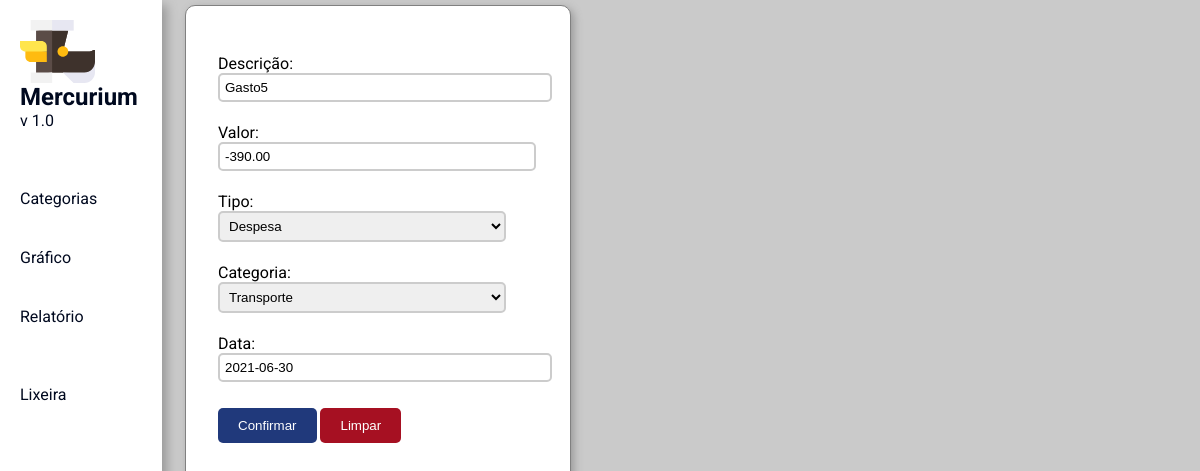
Before: /update/16 with the older database file.
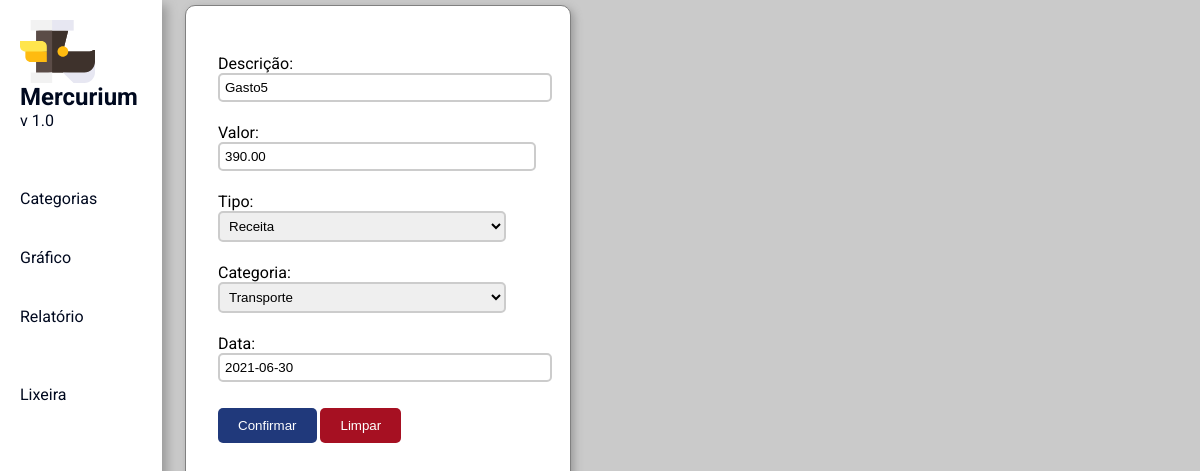
After: the same page with the newer database file.
### app_mercurium/models.py (models this page shows, shortened)
class Item(models.Model):
    description = models.CharField('Descrição', max_length=100)
    value = models.DecimalField('Valor', max_digits=8, decimal_places=2)
    original_value = models.DecimalField('Valor original', max_digits=8, decimal_places=2, blank=True)
    CHOICE_TYPE = (
        ('Receita', 'Receita'),
        ('Despesa', 'Despesa')
    )
    type_item = models.CharField('Tipo', max_length=50, choices=CHOICE_TYPE)
    cat = models.ForeignKey(Category, on_delete=models.CASCADE, verbose_name="Categoria")
    date = models.DateField('Data')
    status_payment = models.BooleanField('Pago', default=True)
    date_payment = models.DateField('Data Vencimento', blank=True)
    fees = models.DecimalField('Juros', max_digits=5, decimal_places=1, blank=True)
    status = models.BooleanField(default=True) #

### app_mercurium/views.py (the view)
# urls.py: path('update/<int:id>', update),
def update(request, id):
    item = get_object_or_404(Item, pk=id)
    form = ItemFormEdit(instance=item)
    if(request.method == 'POST'):
        form = ItemFormEdit(request.POST, instance=item)
        if (form.is_valid()):
            item = form.save(commit=False)
            item.original_value = item.value
            if item.type_item == 'Receita' and item.value < 0:      # Mudar para um funcão
                item.value = item.value * (-1)
            elif item.type_item == 'Despesa' and item.value > 0:
                item.value = item.value * (-1)
            item.save()
            message_sucess(request, 'edit', item.description)
            return redirect('/')
        else:
            return render(request, 'update.html', {'form': form, 'item': item})
    else:
        return render(request, 'update.html', {'form': form, 'item': item})

### app_mercurium/forms.py
class ItemFormEdit(forms.ModelForm):
    class Meta:
        model = Item
        exclude = ['status','status_payment','date_payment','fees','original_value']
        widgets = {
            'date': forms.DateInput(attrs={'class': 'date_input'})
        }

### app_mercurium/models.py (called while the page is built)
    def __str__(self):
        return self.name

### app_mercurium/templates/update.html (shortened to what this page needs)
{% load static %}
<!DOCTYPE html>
<html lang="pt-br">
<head>
    <link rel="stylesheet" type="text/css" href="{% static 'css/style.css' %}">
    <link rel="stylesheet" type="text/css" href="{% static 'css/create_style.css' %}">
</head>
<body>
    <div class="sidebar">
        <a class="logo" href="/"><img width="75" src="{% static 'img/svg/Logo_Mercurium.svg' %}">
            <div class="title">Mercurium</div>
            <div class="sub-title">v 1.0</div>
        </a>
        <br>
        <a href="/categories.html">Categorias</a>
        <a href="#">Gráfico</a>
        <a href="#">Relatório</a>
        <br>
        <a href="/trash.html">Lixeira</a>
    </div>
    <div class="content-container">
        <div class="form-item">
            <form action="" method="POST">
                {{form.as_p}}
                <button type="submit">Confirmar</button>
                <button type="reset">Limpar</button>
            </form>
        </div>
    </div>
</body>
</html>

Changed rows visible on the page:
changed Item "Gasto5": value "-390.00" → "390.00"; type_item "Despesa" → "Receita"
